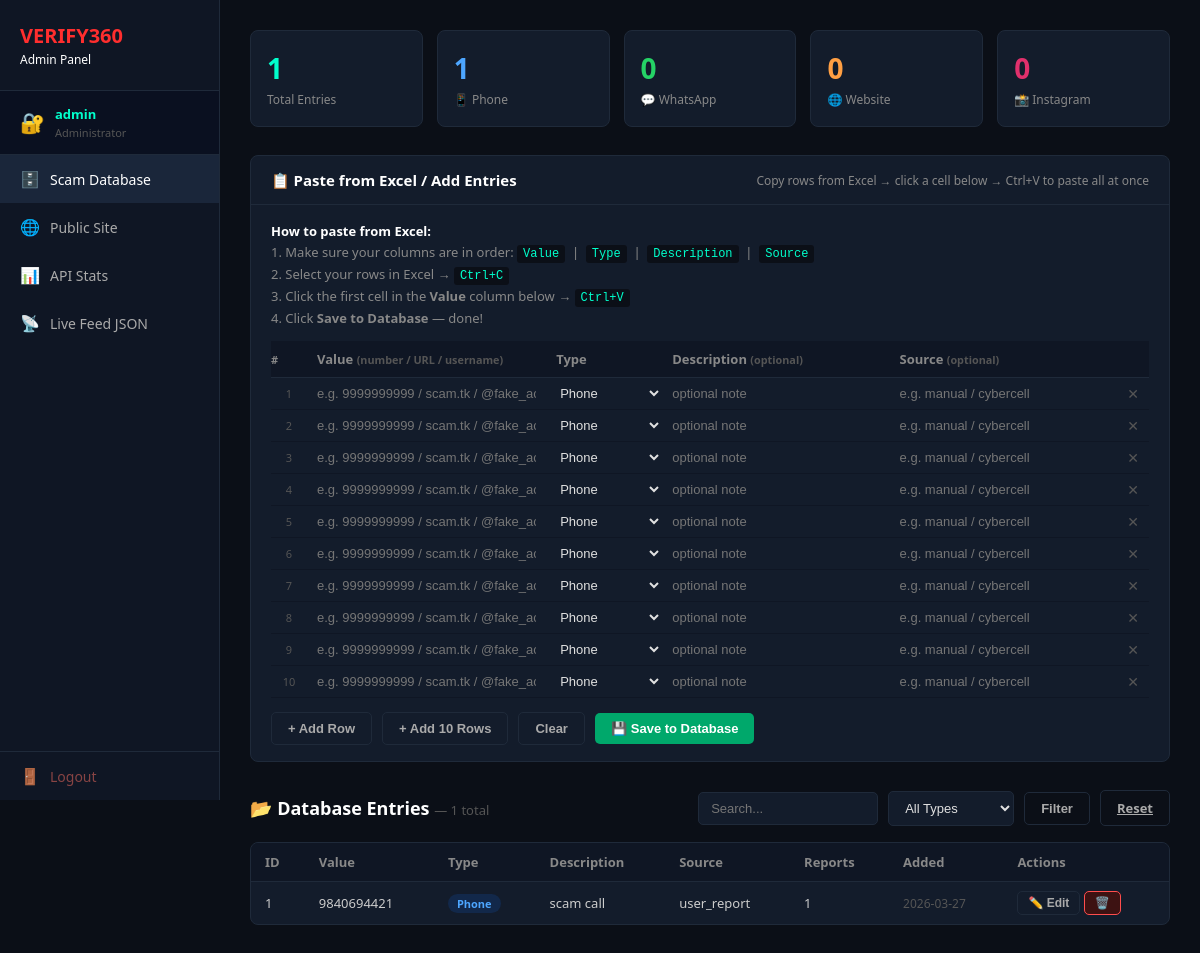
/admin (signed in), run on the app's committed database.
### tables this page shows
CREATE TABLE known_scams (
            id          INTEGER PRIMARY KEY AUTOINCREMENT,
            value       TEXT    NOT NULL,
            type        TEXT    NOT NULL CHECK(type IN ('Phone','WhatsApp','Website','Instagram')),
            description TEXT,
            source      TEXT,
            reports     INTEGER NOT NULL DEFAULT 1,
            added_at    DATETIME DEFAULT CURRENT_TIMESTAMP,
            UNIQUE(value, type)
        );

### app.py (the view)
@app.route("/admin")
@admin_required
def admin():
    type_filter = request.args.get("type", "all")
    search      = request.args.get("search", "").strip()
    page        = max(1, int(request.args.get("page", 1)))
    per_page    = 20
    with get_db() as db:
        conditions, params = [], []
        if type_filter != "all":
            conditions.append("type=?"); params.append(type_filter)
        if search:
            conditions.append("(LOWER(value) LIKE ? OR LOWER(description) LIKE ?)")
            params += [f"%{search.lower()}%", f"%{search.lower()}%"]
        where      = ("WHERE " + " AND ".join(conditions)) if conditions else ""
        total_rows = db.execute(f"SELECT COUNT(*) FROM known_scams {where}", params).fetchone()[0]
        offset     = (page - 1) * per_page
        rows       = db.execute(
            f"SELECT * FROM known_scams {where} ORDER BY id DESC LIMIT ? OFFSET ?",
            params + [per_page, offset]
        ).fetchall()
        stats = {
            "total":     db.execute("SELECT COUNT(*) FROM known_scams").fetchone()[0],
            "phone":     db.execute("SELECT COUNT(*) FROM known_scams WHERE type='Phone'").fetchone()[0],
            "whatsapp":  db.execute("SELECT COUNT(*) FROM known_scams WHERE type='WhatsApp'").fetchone()[0],
            "website":   db.execute("SELECT COUNT(*) FROM known_scams WHERE type='Website'").fetchone()[0],
            "instagram": db.execute("SELECT COUNT(*) FROM known_scams WHERE type='Instagram'").fetchone()[0],
        }
        recent_reports = db.execute(
            "SELECT * FROM reports ORDER BY id DESC LIMIT 10"
        ).fetchall()
    return render_template("admin.html",
        rows=rows, stats=stats,
        type_filter=type_filter, search=search,
        page=page, total_pages=max(1, -(-total_rows // per_page)),
        total_rows=total_rows,
        recent_reports=recent_reports,
        admin_username=session.get("admin_username", ADMIN_USERNAME)
    )

### app.py (called while the page is built)
def get_db():
    conn = sqlite3.connect(DB_PATH)
    conn.row_factory = sqlite3.Row
    conn.execute("PRAGMA journal_mode=WAL")
    return conn

def admin_required(f):
    @wraps(f)
    def decorated(*args, **kwargs):
        if not session.get("is_admin"):
            return render_template("403.html"), 403
        return f(*args, **kwargs)
    return decorated

### templates/admin.html (shortened to what this page needs)
<!DOCTYPE html>
<html lang="en">
<head>
  <link rel="stylesheet" href="{{ url_for('static', filename='admin.css') }}">
</head>
<body>
<div class="sidebar">
  <div class="brand">
    VERIFY360
    <span>Admin Panel</span>
  </div>
  <div class="admin-badge">
    <span class="admin-icon">🔐</span>
    <div>
      <div class="admin-name">{{ admin_username }}</div>
      <div class="admin-role">Administrator</div>
    </div>
  </div>
  <a href="/admin"         class="nav-link active"><span class="icon">🗄️</span> Scam Database</a>
  <a href="/"              class="nav-link"><span class="icon">🌐</span> Public Site</a>
  <a href="/api/stats"     class="nav-link" target="_blank"><span class="icon">📊</span> API Stats</a>
  <a href="/api/live-feed" class="nav-link" target="_blank"><span class="icon">📡</span> Live Feed JSON</a>
  <a href="/admin/logout"  class="nav-link nav-logout-link"><span class="icon">🚪</span> Logout</a>
</div>
<div class="main">
  <div class="stats">
    <div class="stat-card">
      <div class="num">{{ stats.total }}</div>
      <div class="lbl">Total Entries</div>
    </div>
    <div class="stat-card phone">
      <div class="num">{{ stats.phone }}</div>
      <div class="lbl">📱 Phone</div>
    </div>
    <div class="stat-card whatsapp">
      <div class="num">{{ stats.whatsapp }}</div>
      <div class="lbl">💬 WhatsApp</div>
    </div>
    <div class="stat-card website">
      <div class="num">{{ stats.website }}</div>
      <div class="lbl">🌐 Website</div>
    </div>
    <div class="stat-card instagram">
      <div class="num">{{ stats.instagram }}</div>
      <div class="lbl">📸 Instagram</div>
    </div>
  </div>
  <div class="paste-panel">
    <div class="paste-header">
      <h3>📋 Paste from Excel / Add Entries</h3>
      <small>Copy rows from Excel → click a cell below → Ctrl+V to paste all at once</small>
    </div>
    <div class="paste-body">
      <p class="paste-hint">
        <strong style="color:#fff">How to paste from Excel:</strong><br>
        1. Make sure your columns are in order:
           <code>Value</code> &nbsp;|&nbsp;
           <code>Type</code>  &nbsp;|&nbsp;
           <code>Description</code> &nbsp;|&nbsp;
           <code>Source</code><br>
        2. Select your rows in Excel → <code>Ctrl+C</code><br>
        3. Click the first cell in the <strong>Value</strong> column below → <code>Ctrl+V</code><br>
        4. Click <strong>Save to Database</strong> — done!
      </p>
      <table id="pasteGrid">
        <thead>
          <tr>
            <th class="row-num">#</th>
            <th>Value <small style="color:#555">(number / URL / username)</small></th>
            <th>Type</th>
            <th>Description <small style="color:#555">(optional)</small></th>
            <th>Source <small style="color:#555">(optional)</small></th>
            <th></th>
          </tr>
        </thead>
        <tbody id="gridBody"></tbody>
      </table>
      <div class="paste-actions">
        <button class="btn btn-outline"  onclick="addGridRow()">+ Add Row</button>
        <button class="btn btn-outline"  onclick="addGridRows(10)">+ Add 10 Rows</button>
        <button class="btn btn-outline"  onclick="clearGrid()">Clear</button>
        <button class="btn btn-success"  onclick="saveToDatabase()">💾 Save to Database</button>
      </div>
    </div>
  </div>
  <div class="section-header">
    <h2>
      📂 Database Entries
      <small style="font-size:13px; color:#555; font-weight:normal;">
        — {{ total_rows }} total
      </small>
    </h2>
    <div class="toolbar">
      <form class="filter-bar" method="GET" action="/admin">
        <input type="text" name="search" value="{{ search }}"
               placeholder="Search..." style="width:180px">
        <select name="type">
          <option value="all"      {% if type_filter == 'all'       %}selected{% endif %}>All Types</option>
        </select>
        <button type="submit" class="btn btn-outline">Filter</button>
        <a href="/admin" class="btn btn-outline">Reset</a>
      </form>
    </div>
  </div>
  <div class="data-table-wrap">
    <table class="data-table">
      <thead>
        <tr>
          <th>ID</th>
          <th>Value</th>
          <th>Type</th>
          <th>Description</th>
          <th>Source</th>
          <th>Reports</th>
          <th>Added</th>
          <th>Actions</th>
        </tr>
      </thead>
      <tbody>
        {% for row in rows %}
        <tr id="row-{{ row['id'] }}">
          <td>{{ row['id'] }}</td>
          <td>{{ row['value'] }}</td>
          <td>
            <span class="badge badge-{{ row['type'] | lower }}">{{ row['type'] }}</span>
          </td>
          <td>{{ row['description'] or '—' }}</td>
          <td>{{ row['source']      or '—' }}</td>
          <td>{{ row['reports'] }}</td>
          <td style="color:#555; font-size:12px;">
            {{ row['added_at'][:10] if row['added_at'] else '—' }}
          </td>
          <td>
            <button class="btn btn-outline btn-sm"
              onclick="openEdit(
                {{ row['id'] }},
                '{{ row['value'] }}',
                '{{ row['type'] }}',
                '{{ (row['description'] or '') | replace("'", "\\'") | replace('"', '&quot;') }}'
              )">
              ✏️ Edit
            </button>
            <form method="POST" action="/admin/delete/{{ row['id'] }}"
                  style="display:inline"
                  onsubmit="return confirm('Delete this entry?')">
              <button type="submit" class="btn btn-danger btn-sm">🗑️</button>
            </form>
          </td>
        </tr>
        {% else %}
        <tr>
          <td colspan="8" style="text-align:center; color:#555; padding:30px;">
            No entries yet. Paste your Excel data above!
          </td>
        </tr>
        {% endfor %}
      </tbody>
    </table>
  </div>
</div>
</body>
</html>

### static/admin.css (style rules this page uses)
*, *::before, *::after { box-sizing: border-box; margin: 0; padding: 0; }
body { font-family: 'Segoe UI', sans-serif; background: #0b0f17; color: #e0e0e0; min-height: 100vh; }
.sidebar { width: 220px; background: #0f1624; height: 100vh; position: fixed; top: 0; left: 0; border-right: 1px solid #1f2a3a; display: flex; flex-direction: column; }
.main { margin-left: 220px; padding: 30px; }
.brand { padding: 22px 20px; font-size: 20px; font-weight: bold; color: #ff2e2e; border-bottom: 1px solid #1f2a3a; }
.brand span { color: #fff; font-size: 12px; display: block; margin-top: 2px; font-weight: normal; }
.nav-link { display: flex; align-items: center; gap: 10px; padding: 13px 20px; color: #aaa; text-decoration: none; transition: 0.2s; font-size: 14px; }
.nav-link:hover, .nav-link.active { background: #1a263a; color: #fff; }
.nav-link .icon { font-size: 16px; }
.stats { display: grid; grid-template-columns: repeat(5, 1fr); gap: 14px; margin-bottom: 28px; }
.stat-card { background: #131c2b; border-radius: 8px; padding: 18px 16px; border: 1px solid #1f2a3a; }
.stat-card .num { font-size: 28px; font-weight: bold; color: #00ffcc; }
.stat-card .lbl { font-size: 12px; color: #888; margin-top: 4px; }
.stat-card.phone .num { color: #4da6ff; }
.stat-card.whatsapp .num { color: #25d366; }
.stat-card.website .num { color: #ff9f43; }
.stat-card.instagram .num { color: #e1306c; }
.section-header { display: flex; justify-content: space-between; align-items: center; margin-bottom: 16px; flex-wrap: wrap; gap: 12px; }
.section-header h2 { font-size: 18px; color: #fff; }
.toolbar { display: flex; gap: 10px; align-items: center; flex-wrap: wrap; }
input[type=text], select { background: #131c2b; border: 1px solid #1f2a3a; color: #e0e0e0; padding: 8px 12px; border-radius: 5px; font-size: 13px; outline: none; }
.btn { padding: 8px 16px; border: none; border-radius: 5px; cursor: pointer; font-size: 13px; font-weight: 600; transition: 0.2s; }
.btn-success { background: #00a86b; color: #fff; }
.btn-outline { background: transparent; border: 1px solid #1f2a3a; color: #aaa; }
.btn-danger { background: #3d1212; color: #ff4d4d; border: 1px solid #ff4d4d; }
.btn-sm { padding: 4px 10px; font-size: 12px; }
.paste-panel { background: #131c2b; border: 1px solid #1f2a3a; border-radius: 8px; margin-bottom: 28px; overflow: hidden; }
.paste-header { padding: 14px 20px; border-bottom: 1px solid #1f2a3a; display: flex; justify-content: space-between; align-items: center; }
.paste-header h3 { font-size: 15px; color: #fff; }
.paste-header small { color: #888; font-size: 12px; }
.paste-body { padding: 16px 20px; }
.paste-hint { font-size: 13px; color: #888; margin-bottom: 12px; line-height: 1.6; }
.paste-hint code { background: #0b0f17; padding: 2px 6px; border-radius: 3px; color: #00ffcc; font-size: 12px; }
#pasteGrid { width: 100%; border-collapse: collapse; font-size: 13px; }
#pasteGrid thead tr { background: #0f1624; }
#pasteGrid th { padding: 9px 10px; color: #888; font-weight: 600; text-align: left; border-bottom: 1px solid #1f2a3a; user-select: none; }
.row-num { color: #555; width: 36px; text-align: center; font-size: 11px; padding: 7px 0 !important; }
.paste-actions { display: flex; gap: 10px; margin-top: 14px; align-items: center; flex-wrap: wrap; }
.data-table-wrap { background: #131c2b; border: 1px solid #1f2a3a; border-radius: 8px; overflow: hidden; }
table.data-table { width: 100%; border-collapse: collapse; font-size: 13px; }
table.data-table thead tr { background: #0f1624; }
table.data-table th { padding: 10px 14px; color: #888; font-weight: 600; text-align: left; border-bottom: 1px solid #1f2a3a; }
table.data-table td { padding: 9px 14px; border-bottom: 1px solid #0f1624; color: #ccc; }
table.data-table tr:last-child td { border-bottom: none; }
.badge { display: inline-block; padding: 2px 9px; border-radius: 20px; font-size: 11px; font-weight: 600; }
.badge-phone { background: #12284a; color: #4da6ff; }
.filter-bar { display: flex; gap: 10px; align-items: center; flex-wrap: wrap; }
.admin-badge { display: flex; align-items: center; gap: 10px; padding: 14px 20px; border-bottom: 1px solid #1f2a3a; background: #0a1020; }
.admin-icon { font-size: 20px; }
.admin-name { font-size: 13px; font-weight: 600; color: #00ffcc; }
.admin-role { font-size: 11px; color: #555; margin-top: 2px; }
.nav-logout-link { margin-top: auto; color: #884444 !important; border-top: 1px solid #1f2a3a; }

### data on the page
known_scams: id "1", value "9840694421", type "Phone", description "scam call", source "user_report", reports "1", added_at "2026-03-27"

### other printed values
{{ admin_username }} "admin"
{{ stats.total }} "1"
{{ stats.phone }} "1"
{{ stats.whatsapp }} "0"
{{ stats.website }} "0"
{{ stats.instagram }} "0"
{{ total_rows }} "1"
